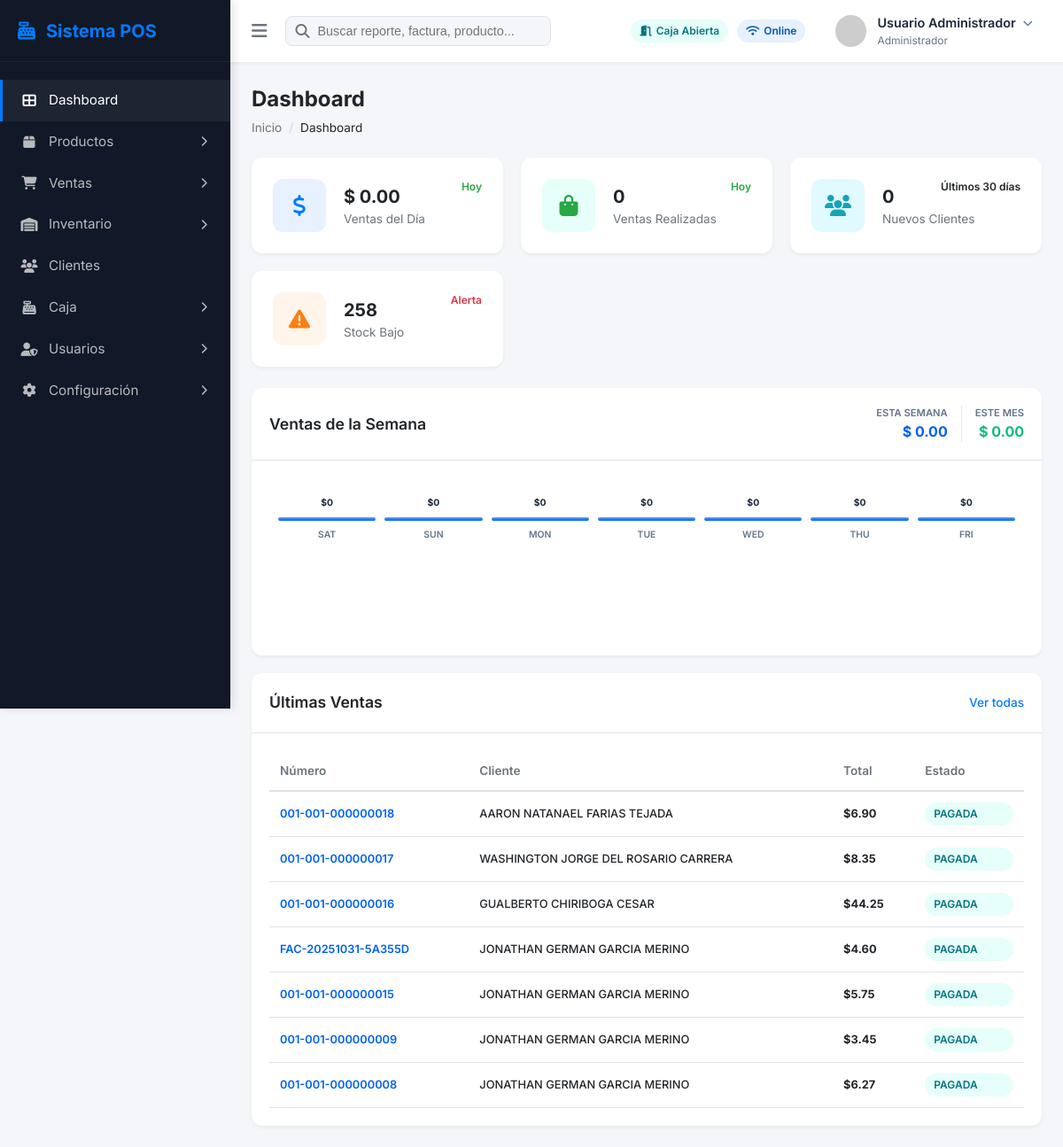
/index.php (signed in), run on the app's committed database.
### tables this page shows
CREATE TABLE IF NOT EXISTS `facturas_venta` (
  `id` bigint unsigned NOT NULL AUTO_INCREMENT,
  `idCliente` int unsigned NOT NULL,
  `idUsuario` int unsigned NOT NULL,
  `idCierreCaja` bigint unsigned DEFAULT NULL,
  `numeroFactura` varchar(50) NOT NULL,
  `fechaEmision` datetime NOT NULL,
  `subtotal` decimal(12,4) NOT NULL,
  `descuento` decimal(12,4) NOT NULL DEFAULT '0.0000',
  `iva` decimal(12,4) NOT NULL DEFAULT '0.0000',
  `total` decimal(12,4) NOT NULL,
  `formaPago` varchar(20) DEFAULT 'EFECTIVO',
  `estado` enum('EMITIDA','PAGADA','ANULADA') NOT NULL DEFAULT 'EMITIDA',
  `creadoPor` int unsigned NOT NULL,
  `creadoDate` datetime NOT NULL,
  `anulado` tinyint(1) NOT NULL DEFAULT '0',
  `numeroAutorizacion` varchar(50) DEFAULT NULL,
  `estadoFactura` varchar(50) DEFAULT NULL,
  `numComprobante` char(50) DEFAULT NULL,
  PRIMARY KEY (`id`),
  UNIQUE KEY `uq_facturas_venta_numero` (`numeroFactura`),
  KEY `fk_facturas_venta_clientes` (`idCliente`),
  KEY `fk_facturas_venta_usuarios` (`idUsuario`),
  KEY `fk_facturas_venta_cierre` (`idCierreCaja`),
  KEY `idx_estadoFactura` (`estadoFactura`),
  CONSTRAINT `fk_facturas_venta_cierre` FOREIGN KEY (`idCierreCaja`) REFERENCES `cierres_caja` (`id`),
  CONSTRAINT `fk_facturas_venta_clientes` FOREIGN KEY (`idCliente`) REFERENCES `clientes` (`id`),
  CONSTRAINT `fk_facturas_venta_usuarios` FOREIGN KEY (`idUsuario`) REFERENCES `usuarios` (`id`)
);

### index.php (the view, shortened to what this page needs)
<?php
require_once 'includes/db.php';
$today = date('Y-m-d');
$firstOfMonth = date('Y-m-01');
$sevenDaysAgo = date('Y-m-d', strtotime('-7 days'));
$sales_today = $pdo->query("SELECT SUM(total) FROM facturas_venta WHERE DATE(fechaEmision) = '$today' AND anulado = 0")->fetchColumn() ?: 0;
$sales_count = $pdo->query("SELECT COUNT(*) FROM facturas_venta WHERE DATE(fechaEmision) = '$today' AND anulado = 0")->fetchColumn();
$new_clients = $pdo->query("SELECT COUNT(*) FROM clientes WHERE creadoDate >= DATE_SUB(NOW(), INTERVAL 30 DAY)")->fetchColumn() ?: 0;
$low_stock = $pdo->query("SELECT COUNT(*) FROM productos WHERE stock <= stockMinimo AND anulado = 0")->fetchColumn() ?: 0;
$sales_week = $pdo->query("SELECT SUM(total) FROM facturas_venta WHERE fechaEmision >= '$sevenDaysAgo' AND anulado = 0")->fetchColumn() ?: 0;
$sales_month = $pdo->query("SELECT SUM(total) FROM facturas_venta WHERE fechaEmision >= '$firstOfMonth' AND anulado = 0")->fetchColumn() ?: 0;
$stmtChart = $pdo->prepare("
    SELECT DATE(fechaEmision) as fecha, SUM(total) as total
    FROM facturas_venta
    WHERE fechaEmision >= ? AND anulado = 0
    GROUP BY DATE(fechaEmision)
    ORDER BY fecha ASC
");
$stmtChart->execute([$sevenDaysAgo]);
$chart_data = $stmtChart->fetchAll(PDO::FETCH_KEY_PAIR);
$daily_sales = [];
for ($i = 6; $i >= 0; $i--) {
    $d = date('Y-m-d', strtotime("-$i days"));
    $daily_sales[$d] = $chart_data[$d] ?? 0;
}
$stmtSales = $pdo->query("
    SELECT f.*,
    COALESCE(CONCAT(c.nombres, ' ', c.apellidos), 'CONSUMIDOR FINAL') as cliente_nombre
    FROM facturas_venta f
    LEFT JOIN clientes c ON f.idCliente = c.id
    WHERE f.anulado = 0
    ORDER BY f.fechaEmision DESC, f.id DESC LIMIT 8
");
$recent_sales = $stmtSales->fetchAll();
?>
<!DOCTYPE html>
<html lang="es">
<head>
    <link rel="stylesheet" href="https://cdnjs.cloudflare.com/ajax/libs/font-awesome/6.4.0/css/all.min.css">
    <link rel="stylesheet" href="assets/css/style.css">
    <link rel="stylesheet" href="assets/css/dashboard.css">
</head>
<body>
    <div class="app-container">
        <?php
        include 'includes/sidebar.php';
        ?>
        <main class="main-content">
            <?php include 'includes/navbar.php'; ?>
            <div class="content-wrapper">
                <div class="page-header">
                    <h1>Dashboard</h1>
                    <nav aria-label="breadcrumb">
                        <ol class="breadcrumb">
                            <li class="breadcrumb-item"><a href="#">Inicio</a></li>
                            <li class="breadcrumb-item active">Dashboard</li>
                        </ol>
                    </nav>
                </div>
                <div class="stats-grid">
                    <div class="stat-card blue">
                        <div class="stat-icon"><i class="fas fa-dollar-sign"></i></div>
                        <div class="stat-details">
                            <h3 id="stat-sales-today">$ <?php echo number_format($sales_today, 2); ?></h3>
                            <p>Ventas del Día</p>
                        </div>
                        <div class="stat-trend positive">Hoy</div>
                    </div>
                    <div class="stat-card green">
                        <div class="stat-icon"><i class="fas fa-shopping-bag"></i></div>
                        <div class="stat-details">
                            <h3 id="stat-sales-count"><?php echo number_format($sales_today > 0 ? $sales_count : 0); ?>
                            </h3>
                            <p>Ventas Realizadas</p>
                        </div>
                        <div class="stat-trend positive">Hoy</div>
                    </div>
                    <div class="stat-card cyan">
                        <div class="stat-icon"><i class="fas fa-users"></i></div>
                        <div class="stat-details">
                            <h3 id="stat-new-clients"><?php echo number_format($new_clients); ?></h3>
                            <p>Nuevos Clientes</p>
                        </div>
                        <div class="stat-trend">Últimos 30 días</div>
                    </div>
                    <div class="stat-card orange">
                        <div class="stat-icon"><i class="fas fa-exclamation-triangle"></i></div>
                        <div class="stat-details">
                            <h3 id="stat-low-stock"><?php echo number_format($low_stock); ?></h3>
                            <p>Stock Bajo</p>
                        </div>
                        <div class="stat-trend negative">Alerta</div>
                    </div>
                </div>
                <div class="dashboard-grid">
                    <div class="card main-chart">
                        <div class="card-header">
                            <h2>Ventas de la Semana</h2>
                            <div style="display: flex; gap: 15px;">
                                <div style="text-align: right;">
                                    <span
                                        style="display: block; font-size: 0.7rem; color: #64748b; font-weight: 600;">ESTA
                                        SEMANA</span>
                                    <strong id="stat-sales-week" style="color: #0061f2;">$
                                        <?php echo number_format($sales_week, 2); ?></strong>
                                </div>
                                <div style="text-align: right; border-left: 1px solid #e2e8f0; padding-left: 15px;">
                                    <span
                                        style="display: block; font-size: 0.7rem; color: #64748b; font-weight: 600;">ESTE
                                        MES</span>
                                    <strong id="stat-sales-month" style="color: #10b981;">$
                                        <?php echo number_format($sales_month, 2); ?></strong>
                                </div>
                            </div>
                        </div>
                        <div class="card-body" id="dashboard-sales-chart">
                            <div class="weekly-bars-container"
                                style="display: flex; align-items: flex-end; justify-content: space-between; height: 180px; padding: 20px 10px; gap: 10px;">
                                <?php
                                $max_val = max($daily_sales) ?: 1;
                                foreach ($daily_sales as $date => $total):
                                    $height = ($total / $max_val) * 100;
                                    $day_name = date('D', strtotime($date));
                                    ?>
                                    <div class="bar-item"
                                        style="flex: 1; display: flex; flex-direction: column; align-items: center; gap: 8px; height: 100%;">
                                        <div class="bar-value"
                                            style="font-size: 0.65rem; font-weight: 700; color: #1e293b;">
                                            $<?php echo number_format($total, 0); ?></div>
                                        <div class="bar-fill"
                                            style="width: 100%; height: <?php echo $height; ?>%; background: linear-gradient(to top, #0061f2, #60a5fa); border-radius: 4px; min-height: 4px; transition: height 0.3s ease;">
                                        </div>
                                        <div class="bar-label"
                                            style="font-size: 0.65rem; color: #64748b; font-weight: 600; text-transform: uppercase;">
                                            <?php echo $day_name; ?>
                                        </div>
                                    </div>
                                <?php endforeach; ?>
                            </div>
                        </div>
                    </div>
                    <div class="card recent-sales">
                        <div class="card-header">
                            <h2>Últimas Ventas</h2>
                            <a href="modules/ventas/index.php" class="view-all">Ver todas</a>
                        </div>
                        <div class="card-body">
                            <table class="table" id="table-recent-sales">
                                <thead>
                                    <tr>
                                        <th>Número</th>
                                        <th>Cliente</th>
                                        <th>Total</th>
                                        <th>Estado</th>
                                    </tr>
                                </thead>
                                <tbody>
                                    <?php foreach ($recent_sales as $sale): ?>
                                        <tr>
                                            <td style="font-weight: 600; color: #0061f2; font-size: 0.8rem;">
                                                <?php echo $sale['numeroFactura']; ?>
                                            </td>
                                            <td style="font-size: 0.8rem; font-weight: 500;">
                                                <?php echo htmlspecialchars($sale['cliente_nombre']); ?>
                                            </td>
                                            <td style="font-weight: 700; font-size: 0.8rem;">
                                                $<?php echo number_format($sale['total'], 2); ?></td>
                                            <td><span class="badge badge-success"><?php echo $sale['estado']; ?></span></td>
                                        </tr>
                                    <?php endforeach; ?>
                                </tbody>
                            </table>
                        </div>
                    </div>
                </div>
            </div>
        </main>
    </div>
</body>
</html>

### assets/css/style.css (style rules this page uses)
:root { --primary-color: #007bff; --primary-dark: #0056b3; --primary-light: #e7f1ff; --secondary-color: #6c757d; --accent-cyan: #17a2b8; --accent-teal: #20c997; --accent-green: #28a745; --accent-orange: #fd7e14; --accent-red: #dc3545; --bg-light: #f4f6f9; --bg-white: #ffffff; --text-main: #212529; --text-muted: #6c757d; --border-color: #dee2e6; --sidebar-width: 260px; --sidebar-collapsed-width: 70px; --navbar-height: 70px; --shadow-sm: 0 2px 4px rgba(0, 0, 0, 0.05); --shadow-md: 0 4px 6px rgba(0, 0, 0, 0.08); --shadow-lg: 0 10px 15px rgba(0, 0, 0, 0.1); }
* { margin: 0; padding: 0; box-sizing: border-box; }
body { font-family: 'Inter', sans-serif; background-color: var(--bg-light); color: var(--text-main); line-height: 1.5; overflow-x: hidden; }
.app-container { display: flex; min-height: 100vh; }
.main-content { flex: 1; margin-left: var(--sidebar-width); width: calc(100% - var(--sidebar-width)); transition: margin-left 0.3s cubic-bezier(0.4, 0, 0.2, 1); min-height: 100vh; display: flex; flex-direction: column; position: relative; }
.badge { padding: 4px 10px; border-radius: 20px; font-size: 0.75rem; font-weight: 600; display: flex; align-items: center; gap: 5px; }
.badge-success { background: #e6fffa; color: #047481; }
.content-wrapper { padding: 24px; flex: 1; }
.page-header { margin-bottom: 24px; }
.page-header h1 { font-size: 1.5rem; font-weight: 700; margin-bottom: 4px; }
.breadcrumb { display: flex; gap: 8px; font-size: 0.85rem; color: var(--text-muted); list-style: none; padding: 0; }
.breadcrumb-item.active { color: var(--text-main); }
.breadcrumb-item+.breadcrumb-item::before { content: "/"; padding-right: 8px; color: #cbd5e1; }

### assets/css/dashboard.css (style rules this page uses)
.stats-grid { display: grid; grid-template-columns: repeat(auto-fit, minmax(240px, 1fr)); gap: 20px; margin-bottom: 24px; }
.stat-card { background: var(--bg-white); padding: 24px; border-radius: 12px; display: flex; align-items: center; gap: 20px; position: relative; box-shadow: var(--shadow-sm); overflow: hidden; }
.stat-icon { width: 60px; height: 60px; border-radius: 12px; display: flex; align-items: center; justify-content: center; font-size: 1.5rem; }
.stat-card.blue .stat-icon { background: var(--primary-light); color: var(--primary-color); }
.stat-card.green .stat-icon { background: #e6fffa; color: var(--accent-green); }
.stat-card.cyan .stat-icon { background: #e0faff; color: var(--accent-cyan); }
.stat-card.orange .stat-icon { background: #fff5eb; color: var(--accent-orange); }
.stat-details h3 { font-size: 1.25rem; font-weight: 700; }
.stat-details p { font-size: 0.85rem; color: var(--text-muted); }
.stat-trend { position: absolute; top: 24px; right: 24px; font-size: 0.75rem; font-weight: 600; }
.stat-trend.positive { color: var(--accent-green); }
.stat-trend.negative { color: var(--accent-red); }
.dashboard-grid { display: grid; grid-template-columns: 2fr 1fr; gap: 20px; }
.card { background: var(--bg-white); border-radius: 12px; box-shadow: var(--shadow-sm); display: flex; flex-direction: column; }
.card-header { padding: 20px; border-bottom: 1px solid var(--border-color); display: flex; justify-content: space-between; align-items: center; }
.card-header h2 { font-size: 1.1rem; font-weight: 600; }
.card-body { padding: 20px; flex: 1; }
.table { width: 100%; border-collapse: collapse; }
.table th { text-align: left; padding: 12px; font-size: 0.85rem; font-weight: 600; color: var(--text-muted); border-bottom: 2px solid var(--border-color); }
.table td { padding: 12px; font-size: 0.9rem; border-bottom: 1px solid var(--border-color); }
.view-all { font-size: 0.85rem; color: var(--primary-color); font-weight: 500; }
@media (max-width: 1200px) { .dashboard-grid { grid-template-columns: 1fr; } }

### data on the page
facturas_venta: numeroFactura "001-001-000000018", cliente_nombre "AARON NATANAEL FARIAS TEJADA", total "6.90", estado "PAGADA"
facturas_venta: numeroFactura "001-001-000000017", cliente_nombre "WASHINGTON JORGE DEL ROSARIO CARRERA", total "8.35", estado "PAGADA"
facturas_venta: numeroFactura "001-001-000000016", cliente_nombre "GUALBERTO CHIRIBOGA CESAR", total "44.25", estado "PAGADA"
facturas_venta: numeroFactura "FAC-20251031-5A355D", cliente_nombre "JONATHAN GERMAN GARCIA MERINO", total "4.60", estado "PAGADA"
facturas_venta: numeroFactura "001-001-000000015", cliente_nombre "JONATHAN GERMAN GARCIA MERINO", total "5.75", estado "PAGADA"
facturas_venta: numeroFactura "001-001-000000009", cliente_nombre "JONATHAN GERMAN GARCIA MERINO", total "3.45", estado "PAGADA"
facturas_venta: numeroFactura "001-001-000000008", cliente_nombre "JONATHAN GERMAN GARCIA MERINO", total "6.27", estado "PAGADA"

### other printed values
$_SESSION['user_name'] "Usuario Administrador"
$_SESSION['role'] "Administrador"
$sales_today "0.00"
$sales_today > 0 ? $sales_count : 0 "0"
$new_clients "0"
$low_stock "258"
$sales_week "0.00"
$sales_month "0.00"
$total "0"
$day_name "SAT"
$day_name "SUN"
$day_name "MON"
$day_name "TUE"
$day_name "WED"
$day_name "THU"
